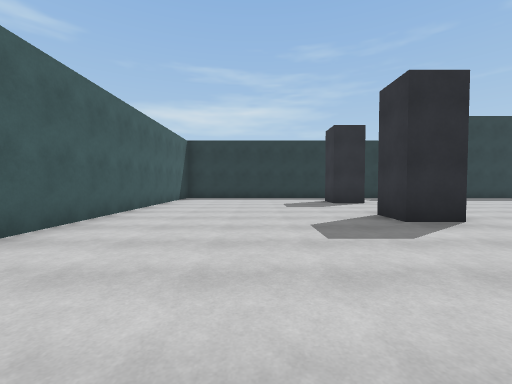
View 1 (above)

18 first-person views from a walk through a Unity game level. The camera is 1.3 m above the floor, tilts 2° down and sees 90° across. The floor is counted in squares, 2 m on a side. Each view is taken from the middle of a square. On the plan, view 1 faces up. The plan holds only what a view shows up to about 9 squares ahead; the rest is blank. The place goes on beyond the plan. The player is left out. Surface patterns are stand-ins for the level's own textures.

View 2
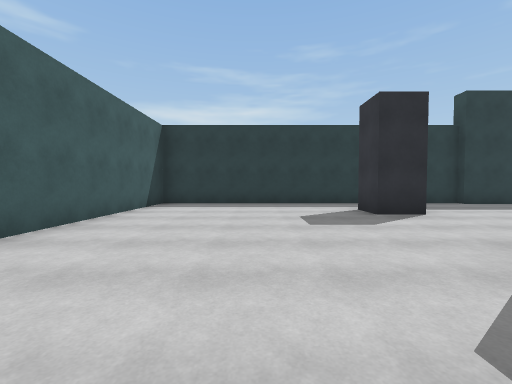

View 3
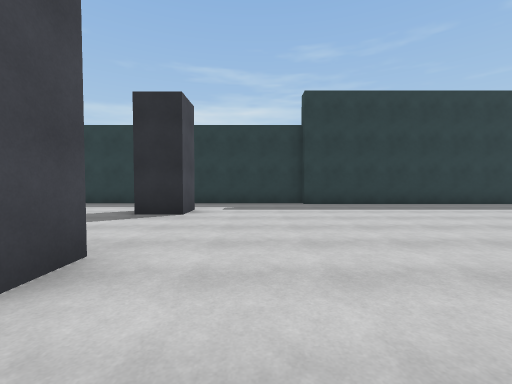

View 4
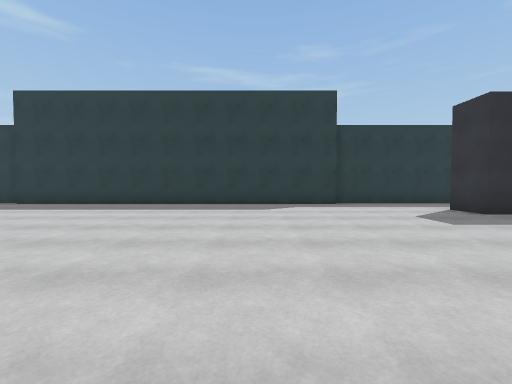

View 5
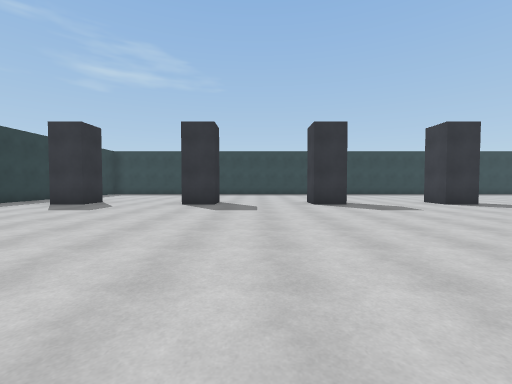

View 6
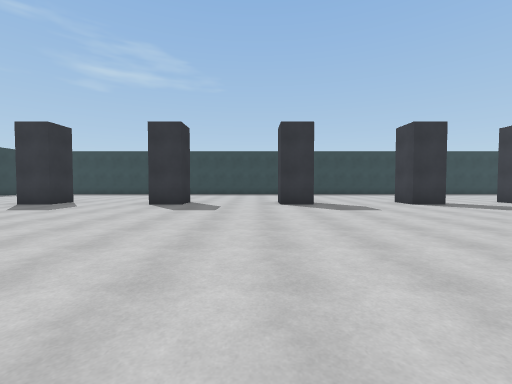

View 7
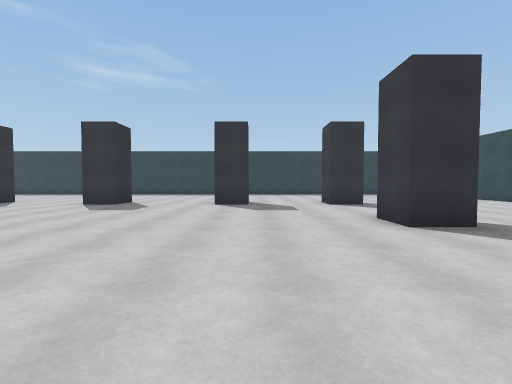

View 8
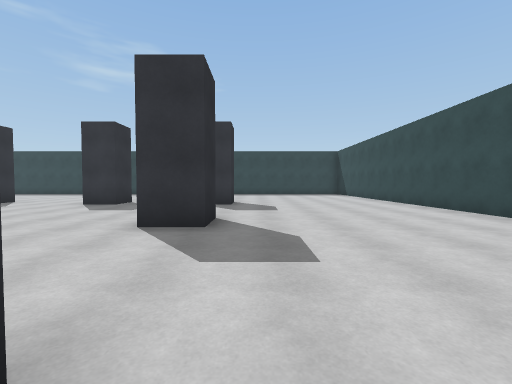

View 9
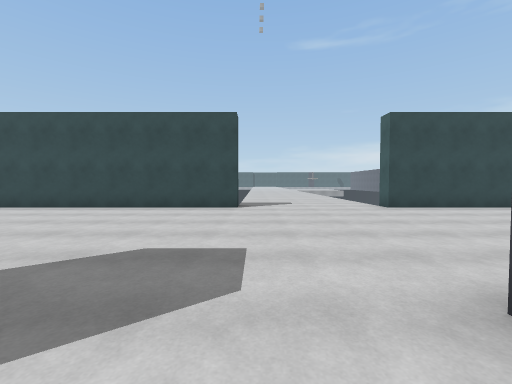

View 10
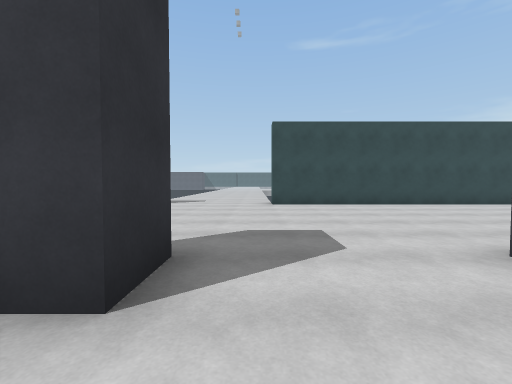

View 11
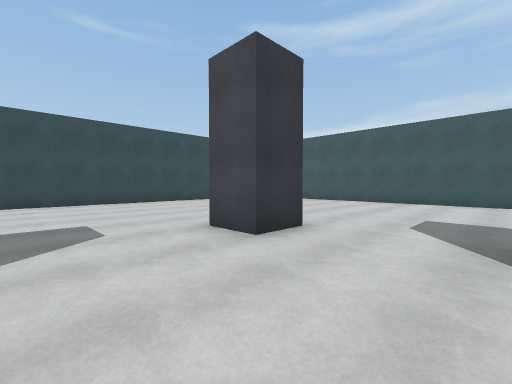

View 12
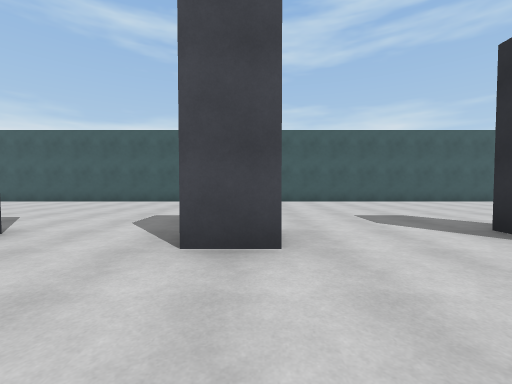

View 13
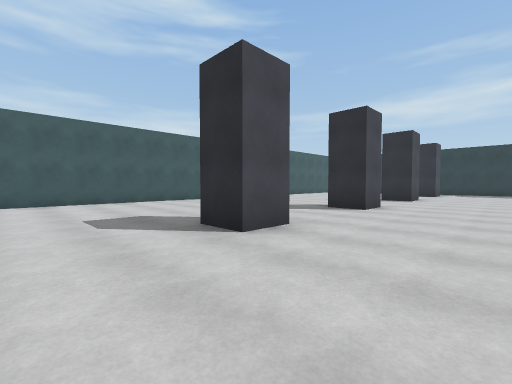

View 14
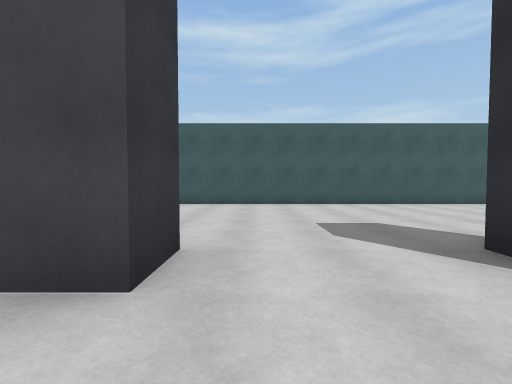

View 15
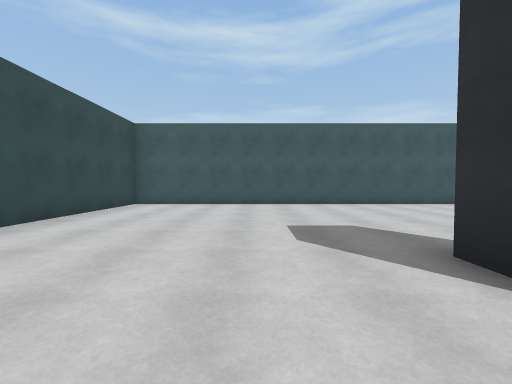

View 16
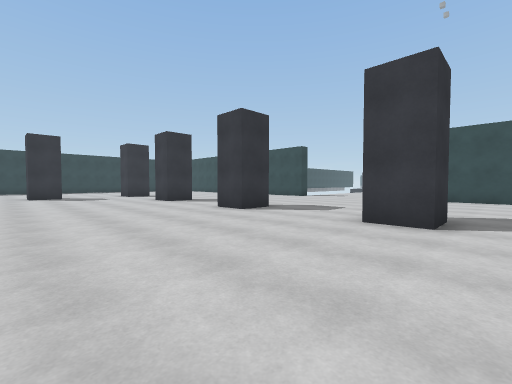

View 17
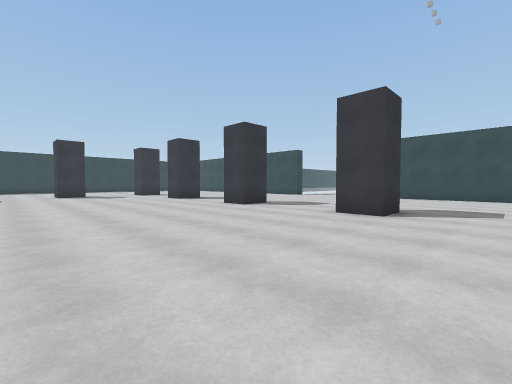

View 18
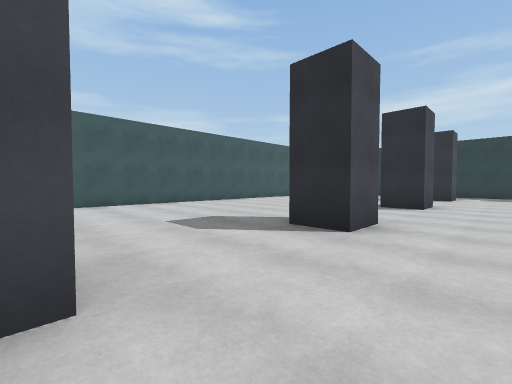

### Floor plan
Points are (right, up) in squares from view 1. A wall is a line through its corners. A room is listed if a view was taken in it or the views show most of it. See-through windows are left out.
Room 1 (views 1, 2, 3, 4, 5, 6, 7, 8, 9, 10, 11, 12, 13, 14, 15, 16, 17, 18)
walls: (3.5, -2.6) (3.5, -3.7) (2.5, -3.7); (3.5, 1.4) (3.5, 0.3) (2.5, 0.3); (2.5, -6.7) (3.5, -6.7) (3.5, -7.8); (10.7, -11.2) (10.7, -10.3) (11.8, -10.3); (6.7, -11.4) (6.7, -10.3) (7.8, -10.3); (2.8, -10.3) (3.7, -10.3) (3.7, -11.2); (3.5, 5.2) (3.5, 4.3) (2.5, 4.3) (2.5, 5.2); (3.4, -11.2) (2.8, -11.2); (15.8, -11.2) (14.7, -11.2) (14.7, -10.3) (15.8, -10.3); (19.8, -3.7) (18.8, -3.7) (18.8, -2.8) (19.8, -2.8); (19.8, 0.3) (18.8, 0.3) (18.8, 1.2) (19.8, 1.2); (19.8, -7.8) (18.8, -7.8) (18.8, -6.7) (19.8, -6.7); (19.8, 4.3) (18.8, 4.3) (18.8, 5.2); (19.5, -11.2) (18.8, -11.2) (18.8, -10.3) (19.8, -10.3); (3.5, 9.2) (3.5, 8.2) (2.5, 8.2) (2.5, 9.2); (6.6, 11.2) (-3, 11.2) (-3, -16.7) (9.5, -16.7) (9.5, -17.3); (13.5, -16.7) (20.1, -16.7); (19.8, 8.2) (18.8, 8.2) (18.8, 9.2); (16.5, 11) (6.5, 11); (20.4, 11.2) (16.5, 11.2)
ways out: opening at (10.5, -18.7)

Where each view was taken, in squares from view 1:
view 1: 0 up, 0 right, facing up
view 2: 3 up, 0 right, facing up
view 3: 3 up, 5 right, facing up
view 4: 3 up, 14 right, facing up
view 5: 3 up, 11 right, facing right
view 6: 2 down, 11 right, facing right
view 7: 8 down, 11 right, facing right
view 8: 12 down, 11 right, facing right
view 9: 10 down, 13 right, facing down
view 10: 9 down, 10 right, facing down
view 11: 8 down, 6 right, facing down-left
view 12: 7 down, 6 right, facing left
view 13: 6 down, 6 right, facing up-left
view 14: 6 down, 5 right, facing left
view 15: 13 down, 5 right, facing left
view 16: 6 down, 6 right, facing down-right
view 17: 5 down, 5 right, facing down-right
view 18: 3 down, 5 right, facing up-left
